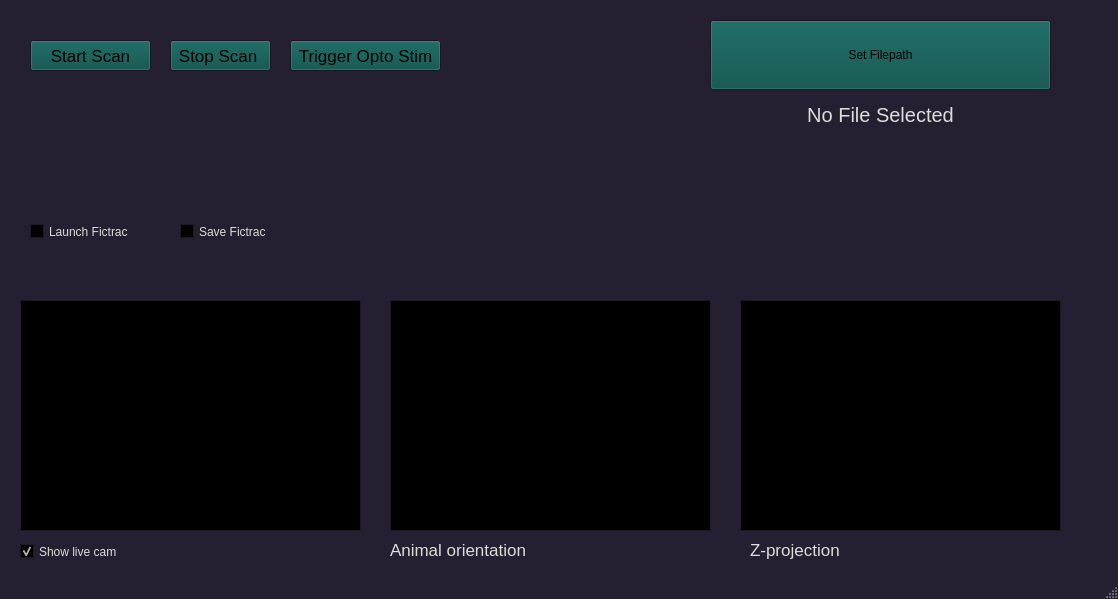
<?xml version="1.0" encoding="UTF-8"?>
<ui version="4.0">
 <class>MainWindow</class>
 <widget class="QMainWindow" name="MainWindow">
  <property name="windowModality">
   <enum>Qt::WindowModal</enum>
  </property>
  <property name="geometry">
   <rect>
    <x>0</x>
    <y>0</y>
    <width>1118</width>
    <height>599</height>
   </rect>
  </property>
  <property name="palette">
   <palette>
    <active>
     <colorrole role="WindowText">
      <brush brushstyle="SolidPattern">
       <color alpha="255">
        <red>222</red>
        <green>221</green>
        <blue>218</blue>
       </color>
      </brush>
     </colorrole>
     <colorrole role="Button">
      <brush brushstyle="SolidPattern">
       <color alpha="255">
        <red>5</red>
        <green>77</green>
        <blue>72</blue>
       </color>
      </brush>
     </colorrole>
     <colorrole role="Light">
      <brush brushstyle="SolidPattern">
       <color alpha="255">
        <red>54</red>
        <green>46</green>
        <blue>73</blue>
       </color>
      </brush>
     </colorrole>
     <colorrole role="Midlight">
      <brush brushstyle="SolidPattern">
       <color alpha="255">
        <red>45</red>
        <green>38</green>
        <blue>61</blue>
       </color>
      </brush>
     </colorrole>
     <colorrole role="Dark">
      <brush brushstyle="SolidPattern">
       <color alpha="255">
        <red>18</red>
        <green>15</green>
        <blue>24</blue>
       </color>
      </brush>
     </colorrole>
     <colorrole role="Mid">
      <brush brushstyle="SolidPattern">
       <color alpha="255">
        <red>24</red>
        <green>21</green>
        <blue>33</blue>
       </color>
      </brush>
     </colorrole>
     <colorrole role="Text">
      <brush brushstyle="SolidPattern">
       <color alpha="255">
        <red>222</red>
        <green>221</green>
        <blue>218</blue>
       </color>
      </brush>
     </colorrole>
     <colorrole role="BrightText">
      <brush brushstyle="SolidPattern">
       <color alpha="255">
        <red>191</red>
        <green>191</green>
        <blue>191</blue>
       </color>
      </brush>
     </colorrole>
     <colorrole role="ButtonText">
      <brush brushstyle="SolidPattern">
       <color alpha="255">
        <red>0</red>
        <green>0</green>
        <blue>0</blue>
       </color>
      </brush>
     </colorrole>
     <colorrole role="Base">
      <brush brushstyle="SolidPattern">
       <color alpha="255">
        <red>0</red>
        <green>0</green>
        <blue>0</blue>
       </color>
      </brush>
     </colorrole>
     <colorrole role="Window">
      <brush brushstyle="SolidPattern">
       <color alpha="255">
        <red>36</red>
        <green>31</green>
        <blue>49</blue>
       </color>
      </brush>
     </colorrole>
     <colorrole role="Shadow">
      <brush brushstyle="SolidPattern">
       <color alpha="255">
        <red>0</red>
        <green>0</green>
        <blue>0</blue>
       </color>
      </brush>
     </colorrole>
     <colorrole role="Highlight">
      <brush brushstyle="SolidPattern">
       <color alpha="255">
        <red>48</red>
        <green>140</green>
        <blue>198</blue>
       </color>
      </brush>
     </colorrole>
     <colorrole role="AlternateBase">
      <brush brushstyle="SolidPattern">
       <color alpha="255">
        <red>18</red>
        <green>15</green>
        <blue>24</blue>
       </color>
      </brush>
     </colorrole>
     <colorrole role="ToolTipBase">
      <brush brushstyle="SolidPattern">
       <color alpha="255">
        <red>255</red>
        <green>255</green>
        <blue>220</blue>
       </color>
      </brush>
     </colorrole>
     <colorrole role="ToolTipText">
      <brush brushstyle="SolidPattern">
       <color alpha="255">
        <red>0</red>
        <green>0</green>
        <blue>0</blue>
       </color>
      </brush>
     </colorrole>
    </active>
    <inactive>
     <colorrole role="WindowText">
      <brush brushstyle="SolidPattern">
       <color alpha="255">
        <red>222</red>
        <green>221</green>
        <blue>218</blue>
       </color>
      </brush>
     </colorrole>
     <colorrole role="Button">
      <brush brushstyle="SolidPattern">
       <color alpha="255">
        <red>5</red>
        <green>77</green>
        <blue>72</blue>
       </color>
      </brush>
     </colorrole>
     <colorrole role="Light">
      <brush brushstyle="SolidPattern">
       <color alpha="255">
        <red>54</red>
        <green>46</green>
        <blue>73</blue>
       </color>
      </brush>
     </colorrole>
     <colorrole role="Midlight">
      <brush brushstyle="SolidPattern">
       <color alpha="255">
        <red>45</red>
        <green>38</green>
        <blue>61</blue>
       </color>
      </brush>
     </colorrole>
     <colorrole role="Dark">
      <brush brushstyle="SolidPattern">
       <color alpha="255">
        <red>18</red>
        <green>15</green>
        <blue>24</blue>
       </color>
      </brush>
     </colorrole>
     <colorrole role="Mid">
      <brush brushstyle="SolidPattern">
       <color alpha="255">
        <red>24</red>
        <green>21</green>
        <blue>33</blue>
       </color>
      </brush>
     </colorrole>
     <colorrole role="Text">
      <brush brushstyle="SolidPattern">
       <color alpha="255">
        <red>222</red>
        <green>221</green>
        <blue>218</blue>
       </color>
      </brush>
     </colorrole>
     <colorrole role="BrightText">
      <brush brushstyle="SolidPattern">
       <color alpha="255">
        <red>191</red>
        <green>191</green>
        <blue>191</blue>
       </color>
      </brush>
     </colorrole>
     <colorrole role="ButtonText">
      <brush brushstyle="SolidPattern">
       <color alpha="255">
        <red>0</red>
        <green>0</green>
        <blue>0</blue>
       </color>
      </brush>
     </colorrole>
     <colorrole role="Base">
      <brush brushstyle="SolidPattern">
       <color alpha="255">
        <red>0</red>
        <green>0</green>
        <blue>0</blue>
       </color>
      </brush>
     </colorrole>
     <colorrole role="Window">
      <brush brushstyle="SolidPattern">
       <color alpha="255">
        <red>36</red>
        <green>31</green>
        <blue>49</blue>
       </color>
      </brush>
     </colorrole>
     <colorrole role="Shadow">
      <brush brushstyle="SolidPattern">
       <color alpha="255">
        <red>0</red>
        <green>0</green>
        <blue>0</blue>
       </color>
      </brush>
     </colorrole>
     <colorrole role="Highlight">
      <brush brushstyle="SolidPattern">
       <color alpha="255">
        <red>48</red>
        <green>140</green>
        <blue>198</blue>
       </color>
      </brush>
     </colorrole>
     <colorrole role="AlternateBase">
      <brush brushstyle="SolidPattern">
       <color alpha="255">
        <red>18</red>
        <green>15</green>
        <blue>24</blue>
       </color>
      </brush>
     </colorrole>
     <colorrole role="ToolTipBase">
      <brush brushstyle="SolidPattern">
       <color alpha="255">
        <red>255</red>
        <green>255</green>
        <blue>220</blue>
       </color>
      </brush>
     </colorrole>
     <colorrole role="ToolTipText">
      <brush brushstyle="SolidPattern">
       <color alpha="255">
        <red>0</red>
        <green>0</green>
        <blue>0</blue>
       </color>
      </brush>
     </colorrole>
    </inactive>
    <disabled>
     <colorrole role="WindowText">
      <brush brushstyle="SolidPattern">
       <color alpha="255">
        <red>18</red>
        <green>15</green>
        <blue>24</blue>
       </color>
      </brush>
     </colorrole>
     <colorrole role="Button">
      <brush brushstyle="SolidPattern">
       <color alpha="255">
        <red>5</red>
        <green>77</green>
        <blue>72</blue>
       </color>
      </brush>
     </colorrole>
     <colorrole role="Light">
      <brush brushstyle="SolidPattern">
       <color alpha="255">
        <red>54</red>
        <green>46</green>
        <blue>73</blue>
       </color>
      </brush>
     </colorrole>
     <colorrole role="Midlight">
      <brush brushstyle="SolidPattern">
       <color alpha="255">
        <red>45</red>
        <green>38</green>
        <blue>61</blue>
       </color>
      </brush>
     </colorrole>
     <colorrole role="Dark">
      <brush brushstyle="SolidPattern">
       <color alpha="255">
        <red>18</red>
        <green>15</green>
        <blue>24</blue>
       </color>
      </brush>
     </colorrole>
     <colorrole role="Mid">
      <brush brushstyle="SolidPattern">
       <color alpha="255">
        <red>24</red>
        <green>21</green>
        <blue>33</blue>
       </color>
      </brush>
     </colorrole>
     <colorrole role="Text">
      <brush brushstyle="SolidPattern">
       <color alpha="255">
        <red>18</red>
        <green>15</green>
        <blue>24</blue>
       </color>
      </brush>
     </colorrole>
     <colorrole role="BrightText">
      <brush brushstyle="SolidPattern">
       <color alpha="255">
        <red>191</red>
        <green>191</green>
        <blue>191</blue>
       </color>
      </brush>
     </colorrole>
     <colorrole role="ButtonText">
      <brush brushstyle="SolidPattern">
       <color alpha="255">
        <red>18</red>
        <green>15</green>
        <blue>24</blue>
       </color>
      </brush>
     </colorrole>
     <colorrole role="Base">
      <brush brushstyle="SolidPattern">
       <color alpha="255">
        <red>36</red>
        <green>31</green>
        <blue>49</blue>
       </color>
      </brush>
     </colorrole>
     <colorrole role="Window">
      <brush brushstyle="SolidPattern">
       <color alpha="255">
        <red>36</red>
        <green>31</green>
        <blue>49</blue>
       </color>
      </brush>
     </colorrole>
     <colorrole role="Shadow">
      <brush brushstyle="SolidPattern">
       <color alpha="255">
        <red>0</red>
        <green>0</green>
        <blue>0</blue>
       </color>
      </brush>
     </colorrole>
     <colorrole role="Highlight">
      <brush brushstyle="SolidPattern">
       <color alpha="255">
        <red>145</red>
        <green>145</green>
        <blue>145</blue>
       </color>
      </brush>
     </colorrole>
     <colorrole role="AlternateBase">
      <brush brushstyle="SolidPattern">
       <color alpha="255">
        <red>36</red>
        <green>31</green>
        <blue>49</blue>
       </color>
      </brush>
     </colorrole>
     <colorrole role="ToolTipBase">
      <brush brushstyle="SolidPattern">
       <color alpha="255">
        <red>255</red>
        <green>255</green>
        <blue>220</blue>
       </color>
      </brush>
     </colorrole>
     <colorrole role="ToolTipText">
      <brush brushstyle="SolidPattern">
       <color alpha="255">
        <red>0</red>
        <green>0</green>
        <blue>0</blue>
       </color>
      </brush>
     </colorrole>
    </disabled>
   </palette>
  </property>
  <property name="windowTitle">
   <string>MainWindow</string>
  </property>
  <property name="unifiedTitleAndToolBarOnMac">
   <bool>true</bool>
  </property>
  <widget class="QWidget" name="centralwidget">
   <widget class="QPushButton" name="start_scan_push">
    <property name="enabled">
     <bool>true</bool>
    </property>
    <property name="geometry">
     <rect>
      <x>30</x>
      <y>40</y>
      <width>121</width>
      <height>31</height>
     </rect>
    </property>
    <property name="font">
     <font>
      <family>Arial</family>
      <pointsize>13</pointsize>
     </font>
    </property>
    <property name="text">
     <string>Start Scan</string>
    </property>
   </widget>
   <widget class="QPushButton" name="trigger_opto_push">
    <property name="enabled">
     <bool>true</bool>
    </property>
    <property name="geometry">
     <rect>
      <x>290</x>
      <y>40</y>
      <width>151</width>
      <height>31</height>
     </rect>
    </property>
    <property name="font">
     <font>
      <family>Arial</family>
      <pointsize>13</pointsize>
     </font>
    </property>
    <property name="text">
     <string>Trigger Opto Stim</string>
    </property>
   </widget>
   <widget class="ImageView" name="cam_prev">
    <property name="geometry">
     <rect>
      <x>20</x>
      <y>300</y>
      <width>341</width>
      <height>231</height>
     </rect>
    </property>
   </widget>
   <widget class="PlotWidget" name="scan_z_proj_view">
    <property name="geometry">
     <rect>
      <x>740</x>
      <y>300</y>
      <width>321</width>
      <height>231</height>
     </rect>
    </property>
   </widget>
   <widget class="QPushButton" name="set_path_push">
    <property name="geometry">
     <rect>
      <x>710</x>
      <y>20</y>
      <width>341</width>
      <height>70</height>
     </rect>
    </property>
    <property name="text">
     <string>Set Filepath</string>
    </property>
   </widget>
   <widget class="QLabel" name="filepath_label">
    <property name="geometry">
     <rect>
      <x>710</x>
      <y>100</y>
      <width>341</width>
      <height>30</height>
     </rect>
    </property>
    <property name="font">
     <font>
      <family>Arial</family>
      <pointsize>15</pointsize>
     </font>
    </property>
    <property name="text">
     <string>No File Selected</string>
    </property>
    <property name="alignment">
     <set>Qt::AlignCenter</set>
    </property>
   </widget>
   <widget class="QLabel" name="z_proj_label">
    <property name="geometry">
     <rect>
      <x>750</x>
      <y>540</y>
      <width>140</width>
      <height>20</height>
     </rect>
    </property>
    <property name="font">
     <font>
      <family>Arial</family>
      <pointsize>13</pointsize>
     </font>
    </property>
    <property name="text">
     <string>Z-projection</string>
    </property>
   </widget>
   <widget class="QCheckBox" name="cam_view_toggle">
    <property name="geometry">
     <rect>
      <x>20</x>
      <y>540</y>
      <width>121</width>
      <height>23</height>
     </rect>
    </property>
    <property name="text">
     <string>Show live cam</string>
    </property>
    <property name="checked">
     <bool>true</bool>
    </property>
   </widget>
   <widget class="QPushButton" name="stop_scan_push">
    <property name="enabled">
     <bool>true</bool>
    </property>
    <property name="geometry">
     <rect>
      <x>170</x>
      <y>40</y>
      <width>101</width>
      <height>31</height>
     </rect>
    </property>
    <property name="font">
     <font>
      <family>Arial</family>
      <pointsize>13</pointsize>
     </font>
    </property>
    <property name="text">
     <string>Stop Scan </string>
    </property>
   </widget>
   <widget class="QCheckBox" name="launch_fictrac_toggle">
    <property name="geometry">
     <rect>
      <x>30</x>
      <y>220</y>
      <width>121</width>
      <height>23</height>
     </rect>
    </property>
    <property name="text">
     <string>Launch Fictrac</string>
    </property>
    <property name="checked">
     <bool>false</bool>
    </property>
   </widget>
   <widget class="QGraphicsView" name="fly_orientation_preview">
    <property name="geometry">
     <rect>
      <x>390</x>
      <y>300</y>
      <width>321</width>
      <height>231</height>
     </rect>
    </property>
   </widget>
   <widget class="QCheckBox" name="save_fictrac_toggle">
    <property name="geometry">
     <rect>
      <x>180</x>
      <y>220</y>
      <width>121</width>
      <height>23</height>
     </rect>
    </property>
    <property name="text">
     <string>Save Fictrac</string>
    </property>
    <property name="checked">
     <bool>false</bool>
    </property>
   </widget>
   <widget class="QLabel" name="fly_orientation_label">
    <property name="geometry">
     <rect>
      <x>390</x>
      <y>540</y>
      <width>140</width>
      <height>20</height>
     </rect>
    </property>
    <property name="font">
     <font>
      <family>Arial</family>
      <pointsize>13</pointsize>
     </font>
    </property>
    <property name="text">
     <string>Animal orientation</string>
    </property>
   </widget>
  </widget>
  <widget class="QStatusBar" name="statusBar"/>
 </widget>
 <customwidgets>
  <customwidget>
   <class>ImageView</class>
   <extends>QGraphicsView</extends>
   <header location="global">pyqtgraph</header>
  </customwidget>
  <customwidget>
   <class>PlotWidget</class>
   <extends>QGraphicsView</extends>
   <header location="global">pyqtgraph</header>
  </customwidget>
 </customwidgets>
 <resources/>
 <connections/>
 <designerdata>
  <property name="gridDeltaX">
   <number>10</number>
  </property>
  <property name="gridDeltaY">
   <number>10</number>
  </property>
  <property name="gridSnapX">
   <bool>true</bool>
  </property>
  <property name="gridSnapY">
   <bool>true</bool>
  </property>
  <property name="gridVisible">
   <bool>true</bool>
  </property>
 </designerdata>
</ui>
